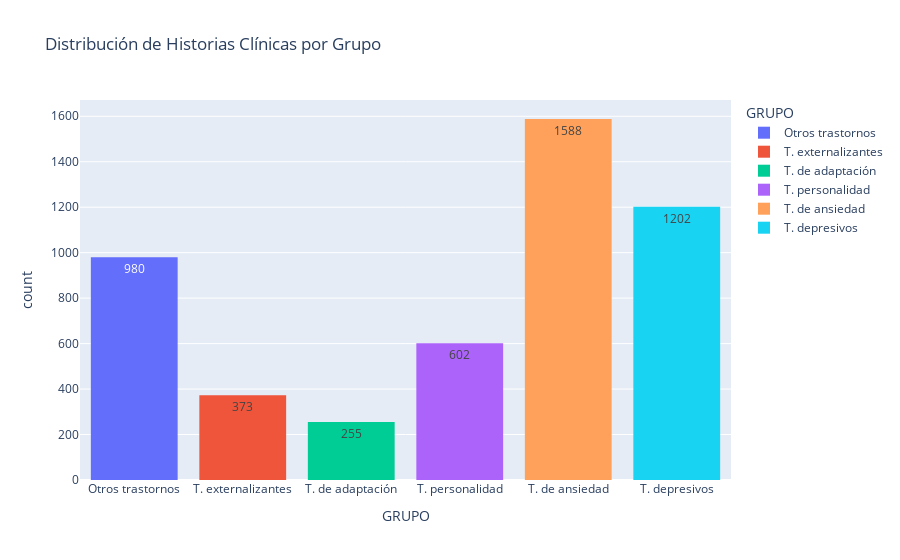

This figure's notebook cell:
### Code cell
px.histogram(
    historias_clinicas,
    x="GRUPO",
    title="Distribución de Historias Clínicas por Grupo",
    color="GRUPO",
    text_auto=True
)

### Figure 1 — Plotly figure (JSON) as saved in the notebook; plotly's stock layout.template omitted (floating-point values rounded to 4 significant figures; data arrays with more than 128 entries replaced by an {"elided": "..."} marker saying what was removed)
{"data": [{"alignmentgroup": "True", "bingroup": "x", "hovertemplate": "GRUPO=%{x}<br>count=%{y}<extra></extra>", "legendgroup": "Otros trastornos", "marker": {"color": "#636efa", "pattern": {"shape": ""}}, "name": "Otros trastornos", "offsetgroup": "Otros trastornos", "orientation": "v", "showlegend": true, "texttemplate": "%{value}", "type": "histogram", "x": {"elided": "980 str values"}, "xaxis": "x", "yaxis": "y"}, {"alignmentgroup": "True", "bingroup": "x", "hovertemplate": "GRUPO=%{x}<br>count=%{y}<extra></extra>", "legendgroup": "T. externalizantes", "marker": {"color": "#EF553B", "pattern": {"shape": ""}}, "name": "T. externalizantes", "offsetgroup": "T. externalizantes", "orientation": "v", "showlegend": true, "texttemplate": "%{value}", "type": "histogram", "x": {"elided": "373 str values"}, "xaxis": "x", "yaxis": "y"}, {"alignmentgroup": "True", "bingroup": "x", "hovertemplate": "GRUPO=%{x}<br>count=%{y}<extra></extra>", "legendgroup": "T. de adaptación", "marker": {"color": "#00cc96", "pattern": {"shape": ""}}, "name": "T. de adaptación", "offsetgroup": "T. de adaptación", "orientation": "v", "showlegend": true, "texttemplate": "%{value}", "type": "histogram", "x": {"elided": "255 str values"}, "xaxis": "x", "yaxis": "y"}, {"alignmentgroup": "True", "bingroup": "x", "hovertemplate": "GRUPO=%{x}<br>count=%{y}<extra></extra>", "legendgroup": "T. personalidad", "marker": {"color": "#ab63fa", "pattern": {"shape": ""}}, "name": "T. personalidad", "offsetgroup": "T. personalidad", "orientation": "v", "showlegend": true, "texttemplate": "%{value}", "type": "histogram", "x": {"elided": "602 str values"}, "xaxis": "x", "yaxis": "y"}, {"alignmentgroup": "True", "bingroup": "x", "hovertemplate": "GRUPO=%{x}<br>count=%{y}<extra></extra>", "legendgroup": "T. de ansiedad", "marker": {"color": "#FFA15A", "pattern": {"shape": ""}}, "name": "T. de ansiedad", "offsetgroup": "T. de ansiedad", "orientation": "v", "showlegend": true, "texttemplate": "%{value}", "type": "histogram", "x": {"elided": "1588 str values"}, "xaxis": "x", "yaxis": "y"}, {"alignmentgroup": "True", "bingroup": "x", "hovertemplate": "GRUPO=%{x}<br>count=%{y}<extra></extra>", "legendgroup": "T. depresivos", "marker": {"color": "#19d3f3", "pattern": {"shape": ""}}, "name": "T. depresivos", "offsetgroup": "T. depresivos", "orientation": "v", "showlegend": true, "texttemplate": "%{value}", "type": "histogram", "x": {"elided": "1202 str values"}, "xaxis": "x", "yaxis": "y"}], "layout": {"barmode": "relative", "legend": {"title": {"text": "GRUPO"}, "tracegroupgap": 0}, "title": {"text": "Distribución de Historias Clínicas por Grupo"}, "xaxis": {"anchor": "y", "categoryarray": ["Otros trastornos", "T. externalizantes", "T. de adaptación", "T. personalidad", "T. de ansiedad", "T. depresivos"], "categoryorder": "array", "domain": [0, 1], "title": {"text": "GRUPO"}}, "yaxis": {"anchor": "x", "domain": [0, 1], "title": {"text": "count"}}}}
